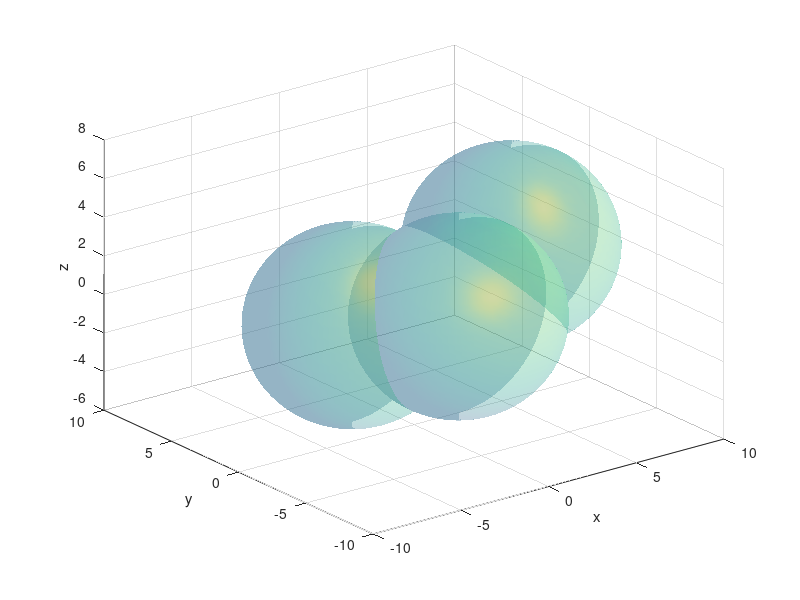

MATLAB code for this plot:
% Raderna 2-7 ritar upp de 3 sfärerna
[XX,YY,ZZ]=sphere(100);
R=5;
h = surfl(R*XX+1,R*YY-2,R*ZZ); hold on, set(h, 'FaceAlpha', 0.3); shading interp
h = surfl(R*XX-2,R*YY+2,R*ZZ-1); set(h, 'FaceAlpha', 0.3); shading interp
h = surfl(R*XX+4,R*YY-2,R*ZZ+3); set(h, 'FaceAlpha', 0.3); shading interp
xlabel('x'), ylabel('y'), zlabel('z')

f = @(x,y,z) [(x-1)^2+(y+2)^2+(z)^2-25; (x+2)^2+(y-2)^2+(z+1)^2-25; (x-4)^2+(y+2)^2+(z-3)^2-25];

J = @(x,y,z) [ 2*x - 2, 2*y + 4, 2*z ; 2*x + 4, 2*y - 4, 2*z + 2; 2*x - 8, 2*y + 4, 2*z - 6 ];

fkoll=f(10,10,10);
Jkoll=J(10,10,10);

xstart=[-0.2,3.5];  % fyll i startgissning för x (ett värde för varje skärningspunkt)
ystart=[3,0.06];  % fyll i startgissning för y (ett värde för varje skärningspunkt)
zstart=[-3,2.4];  % fyll i startgissning för z (ett värde för varje skärningspunkt)

tol=1e-11;
for i=1:2   % loopa över de två skärningspunkterna
x=xstart(i);
y=ystart(i);
z=zstart(i);

% RK: x = (x1, x2, x3) should be a vector
sol = [x; y; z];

% Här ska Newtons metod implementeras
for j = 1:100

    % RK: b = Ah + Ef
    b = -f(x, y, z);
    A = J(x, y, z);
    h = A\b;

    error = norm(h);

    if error < tol
        sol = [x, y, z];
        break
    else
        %RK: take a step
        x = x + h(1);
        y = y + h(2);
        z = z+ h(3);
    end
end
% När Newton är klar, lagra resultatet i radvektorerna
% xrot, yrot, zrot (ett värde för varje skärningspunkt)
xrot(i) = sol(1);
yrot(i) = sol(2);
zrot(i) = sol(3);
end

rot1 = [xrot(1), yrot(1), zrot(1)];
rot2 = [xrot(2), yrot(2), zrot(2)];
